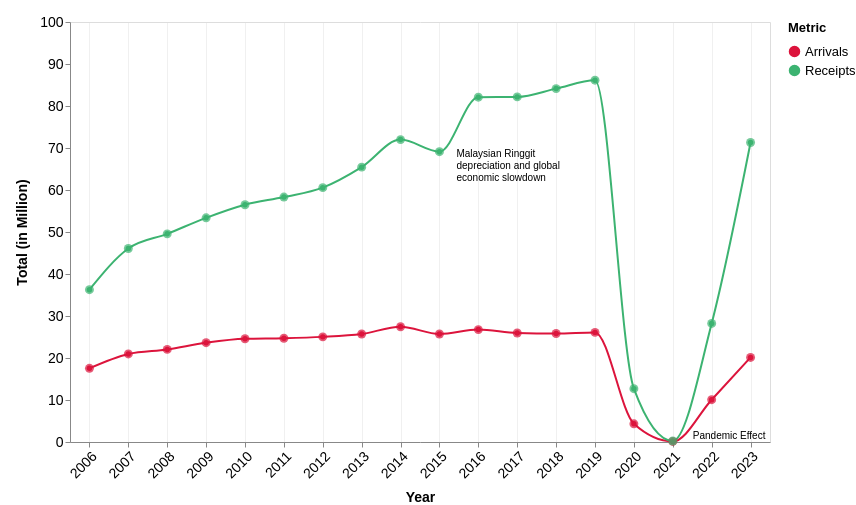

Write a Vega-Lite specification for this figure.
### Vega-Lite specification from a JSON file in a GitHub repository (floating-point values rounded to 4 significant figures)
{"$schema": "https://vega.github.io/schema/vega-lite/v5.json", "width": 700, "height": 420, "data": {"values": [{"year": "2006", "Arrivals": 17.55, "Receipts": 36.27}, {"year": "2007", "Arrivals": 20.97, "Receipts": 46.07}, {"year": "2008", "Arrivals": 22.05, "Receipts": 49.56}, {"year": "2009", "Arrivals": 23.64, "Receipts": 53.37}, {"year": "2010", "Arrivals": 24.58, "Receipts": 56.49}, {"year": "2011", "Arrivals": 24.71, "Receipts": 58.32}, {"year": "2012", "Arrivals": 25.03, "Receipts": 60.56}, {"year": "2013", "Arrivals": 25.72, "Receipts": 65.44}, {"year": "2014", "Arrivals": 27.44, "Receipts": 72.0}, {"year": "2015", "Arrivals": 25.72, "Receipts": 69.12}, {"year": "2016", "Arrivals": 26.76, "Receipts": 82.1}, {"year": "2017", "Arrivals": 25.95, "Receipts": 82.17}, {"year": "2018", "Arrivals": 25.83, "Receipts": 84.14}, {"year": "2019", "Arrivals": 26.1, "Receipts": 86.14}, {"year": "2020", "Arrivals": 4.33, "Receipts": 12.69}, {"year": "2021", "Arrivals": 0.13, "Receipts": 0.24}, {"year": "2022", "Arrivals": 10.07, "Receipts": 28.23}, {"year": "2023", "Arrivals": 20.14, "Receipts": 71.31}]}, "transform": [{"fold": ["Arrivals", "Receipts"], "as": ["Metric", "Value"]}], "layer": [{"mark": {"type": "line", "point": true, "interpolate": "monotone", "tooltip": true}, "encoding": {"x": {"field": "year", "type": "ordinal", "title": "Year", "axis": {"labelAngle": -45, "titlePadding": 10, "labelFontSize": 14, "titleFontSize": 14, "grid": true, "gridOpacity": 0.45}}, "y": {"field": "Value", "type": "quantitative", "title": "Total (in Million)", "axis": {"titlePadding": 10, "labelFontSize": 14, "titleFontSize": 14, "grid": false}, "scale": {"domain": [0, 100]}}, "color": {"field": "Metric", "type": "nominal", "scale": {"domain": ["Arrivals", "Receipts"], "range": ["#DC143C", "#3CB371"]}, "legend": {"title": "Metric", "labelFontSize": 13, "titleFontSize": 13, "titlePadding": 10}}}}, {"mark": {"type": "point", "tooltip": true, "filled": true, "size": 80}, "encoding": {"x": {"field": "year", "type": "ordinal"}, "y": {"field": "Value", "type": "quantitative"}, "color": {"field": "Metric", "type": "nominal"}, "tooltip": [{"field": "year", "title": "Year"}, {"field": "Metric", "title": "Metric"}, {"field": "Value", "title": "Value", "format": ".2f"}]}}, {"mark": {"type": "text", "fontSize": 20, "lineHeight": 12, "fontStyle": "Helvetica Neue", "align": "left", "color": "#000", "dx": 17, "dy": -1}, "encoding": {"x": {"field": "year", "type": "ordinal", "title": "Year"}, "y": {"field": "Value", "type": "quantitative"}, "text": {"value": ["Malaysian Ringgit", "depreciation and global", "economic slowdown"]}}, "transform": [{"filter": {"field": "Value", "equal": 69.12}}]}, {"mark": {"type": "text", "fontSize": 20, "lineHeight": 12, "fontStyle": "Helvetica Neue", "align": "left", "color": "#000", "dx": 20, "dy": -7.5}, "encoding": {"x": {"field": "year", "type": "ordinal", "title": "Year"}, "y": {"field": "Value", "type": "quantitative"}, "text": {"value": ["Pandemic Effect"]}}, "transform": [{"filter": {"field": "Value", "equal": 0.24}}]}], "padding": {"top": 15, "left": 15}}
